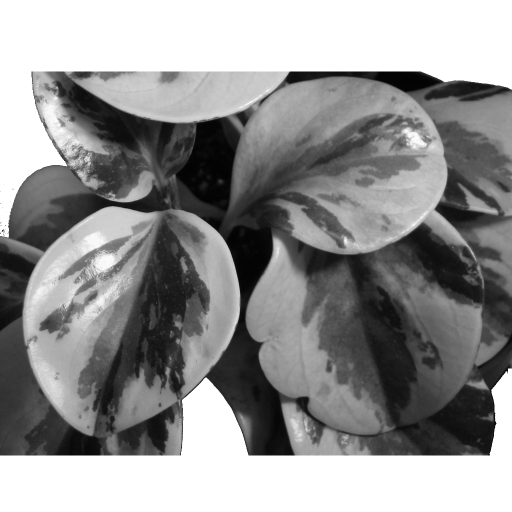
#> input picture StipplingOriginals/leaves_1024x1024_org.png, 1024 x 1024 px (shown at 1/2 size)
$ python take1.py   (Python 2 division)   (older library calls are emulated)
#> lines starting #> are read from the running program, lines starting #| are printed output that depends on the picture; long printed decimals are rounded
from pylab import *
from scipy import *
from scipy import misc, interpolate, spatial, random, ndimage

def nRandomImagePoint(image, n):
    imageCDF = 1.0 * image.cumsum(axis=0)
    colSum = image.sum(axis=0)

    # Avoid zero division rootnanny
    colSum[colSum == 0] = 1

    imageCDF /= colSum

    prob = (1.0 * colSum.cumsum()) / colSum.sum()

    pointContainer = []

    xInterp = interpolate.interp1d(prob, linspace(0.0, 1.0, prob.shape[0]))

    while( len(pointContainer) < n):
        xN = random.uniform( 0.0, 1.0 )

        x = xInterp(xN) * imageCDF.shape[1]

        print xN, x

        # Values of the columns straddling point
        colBelow = imageCDF[:,floor(x)]
        colAbove = imageCDF[:, ceil(x)]

        delta = ceil(x) - x

        # Weighted average of the two CDF's
        colCDF = (colBelow * delta) + (colAbove * (1.0-delta))

        if colCDF.sum() == 0:
            continue

        yInterp = interpolate.interp1d( colCDF, linspace(0.0, 1.0, colCDF.shape[0]))

        y = yInterp( random.uniform(0.0, 1.0)) * colCDF.shape[0]
        if (y == 0) or (y == colCDF.shape[0]):
            continue

        pointContainer.append((x,y))

    print array(pointContainer).shape
    return array(pointContainer).T

def reLabel(image, noZero = True):
    unq, rIdx = unique(image, return_inverse=True)

    rng = arange(unq.size, dtype=uint64)
    if noZero:
        rIdx += 1
        rng += 1
    return rIdx.reshape(image.shape), rng

size = 1024
nPoints = 500

img = 255-misc.imread("StipplingOriginals/leaves_1024x1024_org.png", flatten=True)
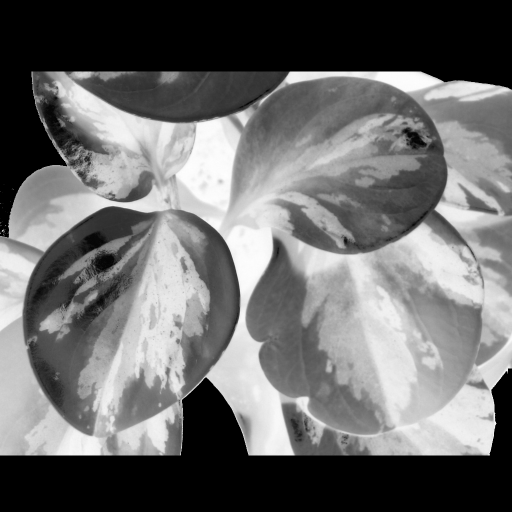
#> img: shape (1024, 1024) float32 (shown at 1/2 size); min 0, max 255, mean 109.2
shape = img.shape
#> shape = (1024, 1024)
xs, ys = nRandomImagePoint(img, nPoints)
#> in nRandomImagePoint, `imageCDF = 1.0 * image.cumsum(axis=0)`:
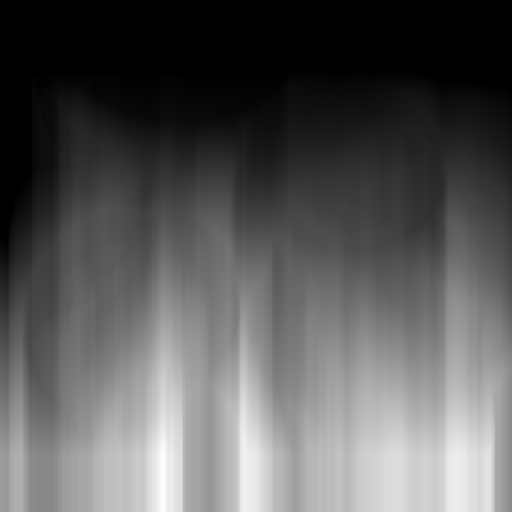
#> imageCDF: shape (1024, 1024) float32 (shown at 1/2 size); min 0, max 149045, mean 52221.7; drawn with min black and max white
#> in nRandomImagePoint, `colSum = image.sum(axis=0)`: colSum = 1024 values, max 149045 at index 327, min 78737 at index 76, mean 111853.3
#> in nRandomImagePoint, `imageCDF /= colSum`:
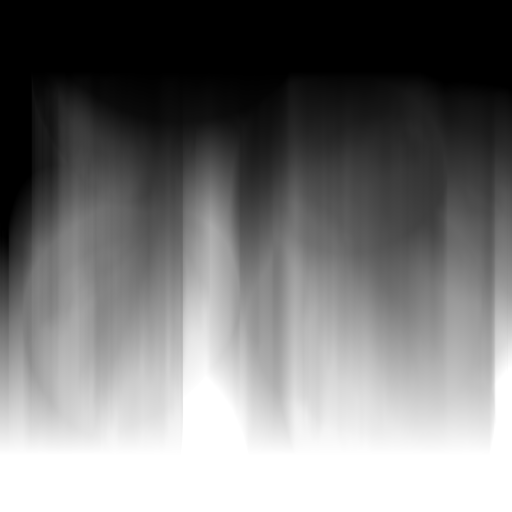
#> imageCDF: shape (1024, 1024) float32 (shown at 1/2 size); min 0, max 1, mean 0.468
#> in nRandomImagePoint, `prob = (1.0 * colSum.cumsum()) / colSum.sum()`: prob = 1024 values from 0.000805 to 1
#> the loop in nRandomImagePoint, `while( len(pointContainer) < n):` made 1 pass
#> x on pass 1: 584.7
#| 0.5488 584.716
#> after the loop in nRandomImagePoint, `while( len(pointContainer) < n):`: pointContainer = []
#> (the run stopped early here; a loop or call above may not have finished)

$ run again, with StipplingOriginals/plant2_400x400.png copied over StipplingOriginals/leaves_1024x1024_org.png
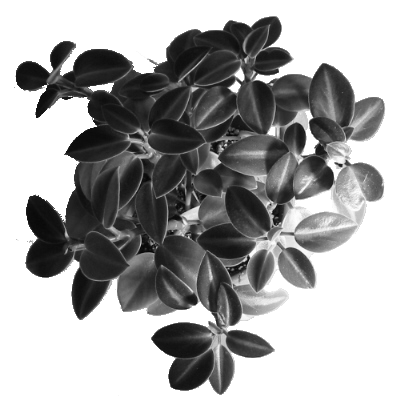
#> input picture StipplingOriginals/plant2_400x400.png, 400 x 400 px
#> in nRandomImagePoint, `imageCDF = 1.0 * image.cumsum(axis=0)`:
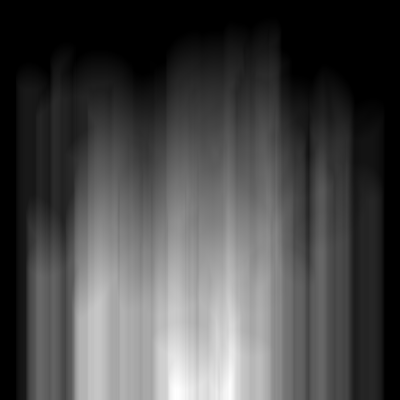
#> imageCDF: shape (400, 400) float32; min 0, max 70554, mean 19984.2; drawn with min black and max white
#> colSum = 400 values, max 70554 at index 175, min 0 at index 0, mean 36498.7
#> in nRandomImagePoint, `imageCDF /= colSum`:
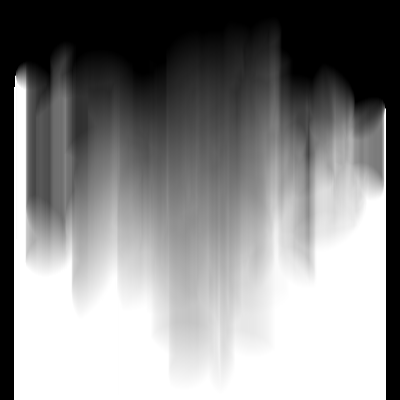
#> imageCDF: shape (400, 400) float32; min 0, max 1, mean 0.533
#> prob = 400 values from 6.85e-08 to 1
#> the loop in nRandomImagePoint, `while( len(pointContainer) < n):` made 1 pass
#> x on pass 1: 199.4
#> (printed output is left out)
#> after the loop in nRandomImagePoint, `while( len(pointContainer) < n):`: pointContainer = []

$ run again, with StipplingOriginals/plant4h.png copied over StipplingOriginals/leaves_1024x1024_org.png
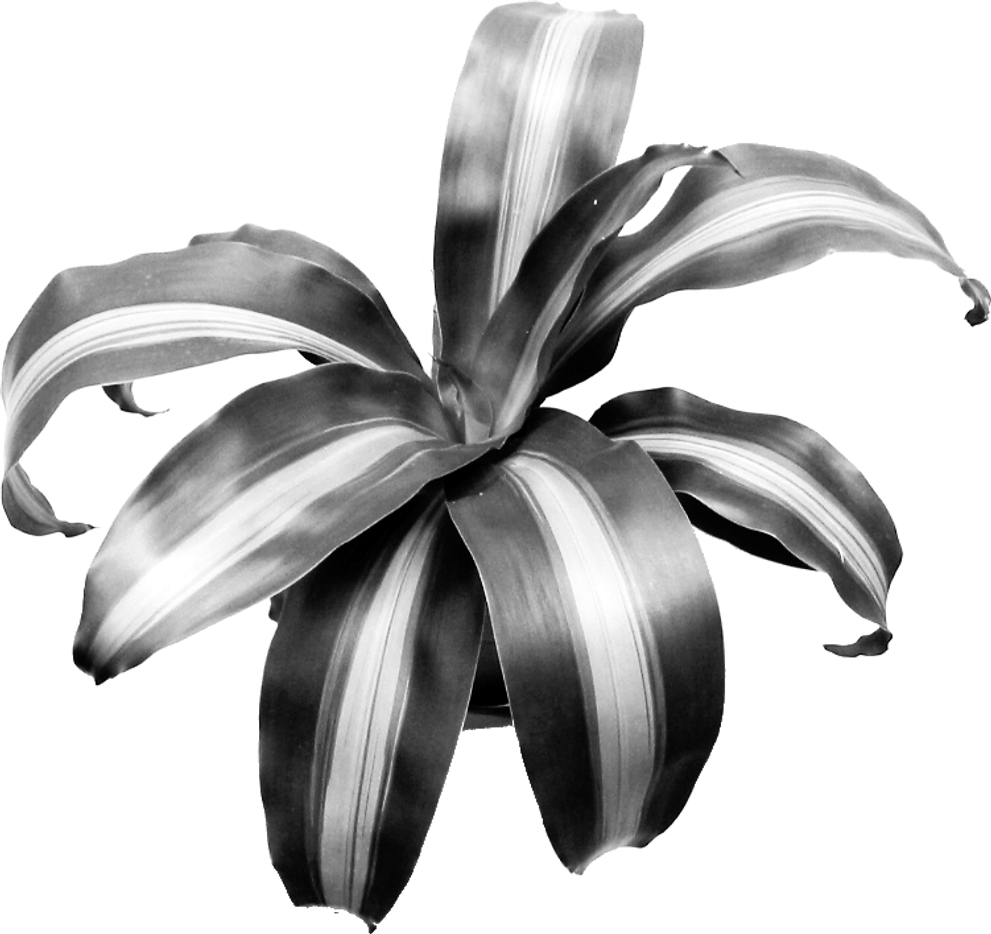
#> input picture StipplingOriginals/plant4h.png, 991 x 934 px
#> in nRandomImagePoint, `imageCDF = 1.0 * image.cumsum(axis=0)`:
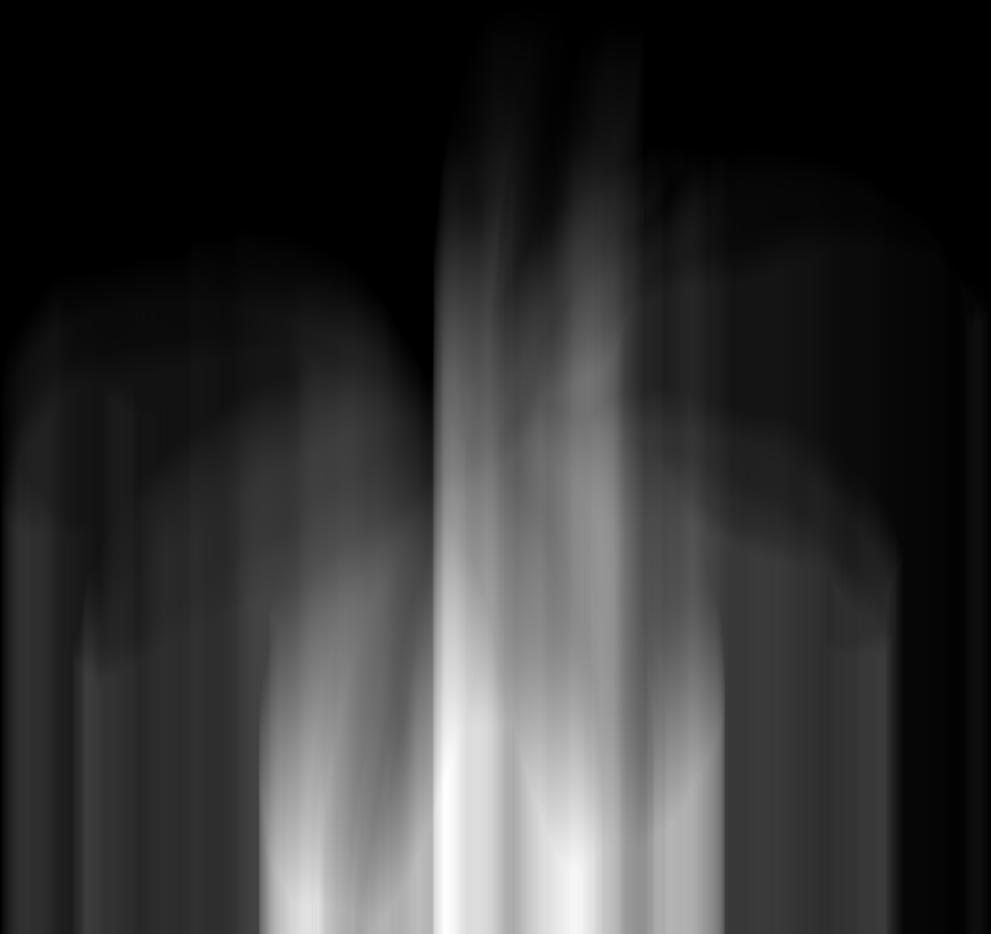
#> imageCDF: shape (934, 991) float32; min 0, max 125229, mean 25193.9; drawn with min black and max white
#> colSum = 991 values, max 125229 at index 445, min 440 at index 0, mean 54955.2
#> in nRandomImagePoint, `imageCDF /= colSum`:
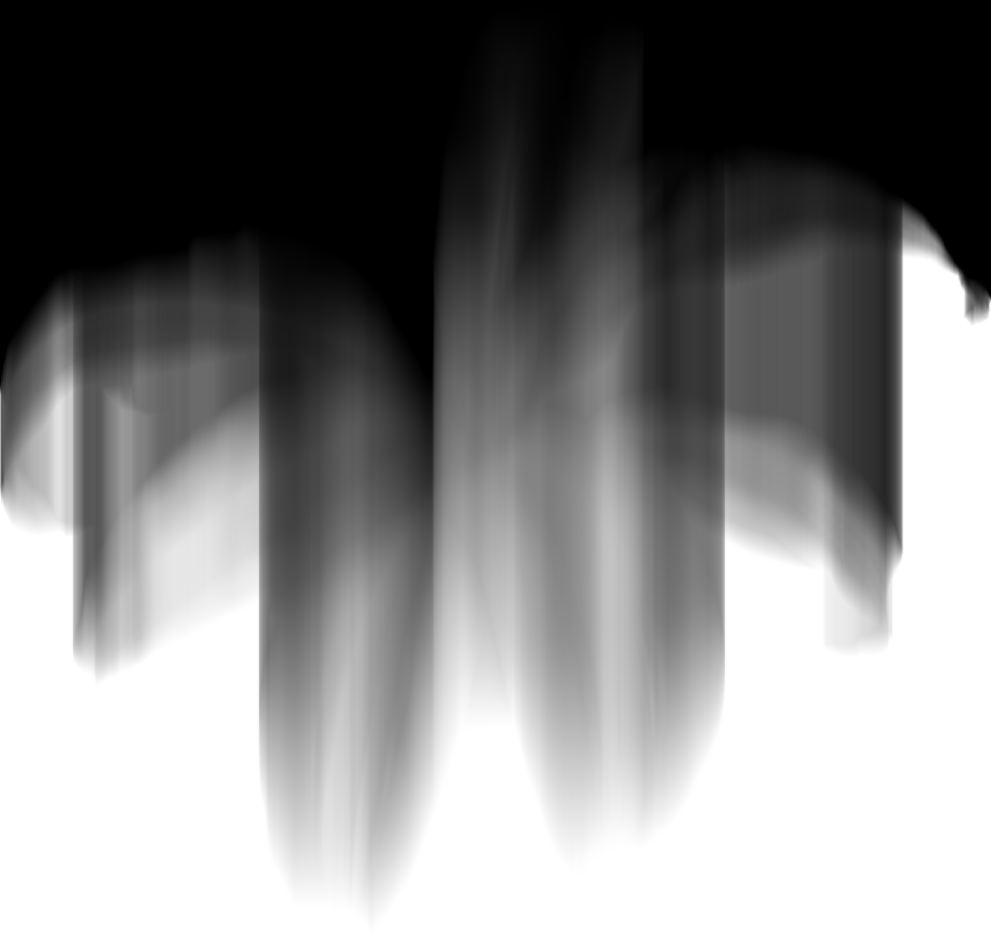
#> imageCDF: shape (934, 991) float32; min 0, max 1, mean 0.506
#> prob = 991 values from 8.08e-06 to 1
#> the loop in nRandomImagePoint, `while( len(pointContainer) < n):` made 1 pass
#> x on pass 1: 508.5
#> (printed output is left out)
#> after the loop in nRandomImagePoint, `while( len(pointContainer) < n):`: pointContainer = []

$ run again, with StipplingOriginals/plant5_700x700.png copied over StipplingOriginals/leaves_1024x1024_org.png
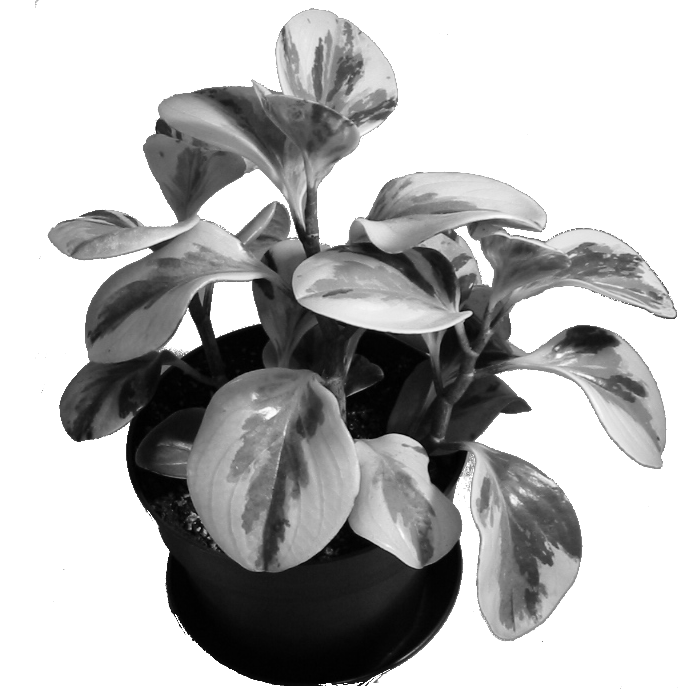
#> input picture StipplingOriginals/plant5_700x700.png, 700 x 700 px
#> in nRandomImagePoint, `imageCDF = 1.0 * image.cumsum(axis=0)`:
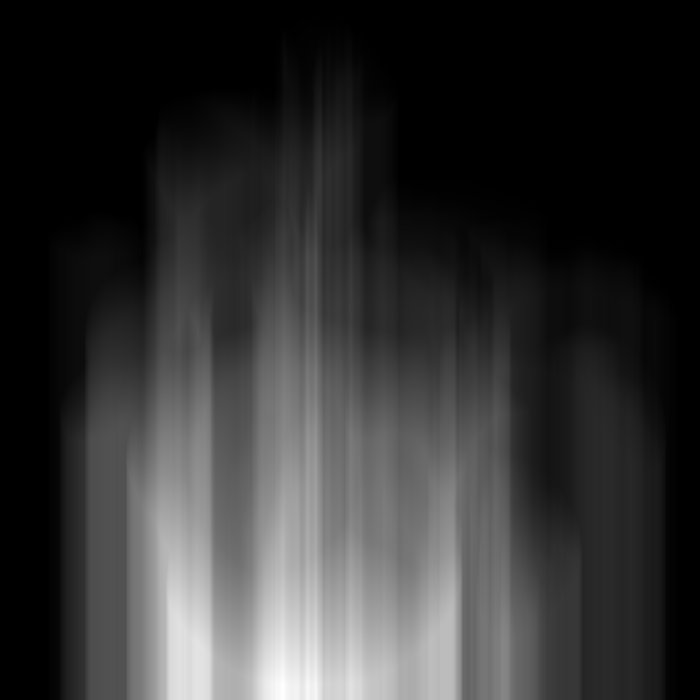
#> imageCDF: shape (700, 700) float32; min 0, max 107237, mean 21376.4; drawn with min black and max white
#> colSum = 700 values, max 107237 at index 282, min 0 at index 0, mean 50859.4
#> in nRandomImagePoint, `imageCDF /= colSum`:
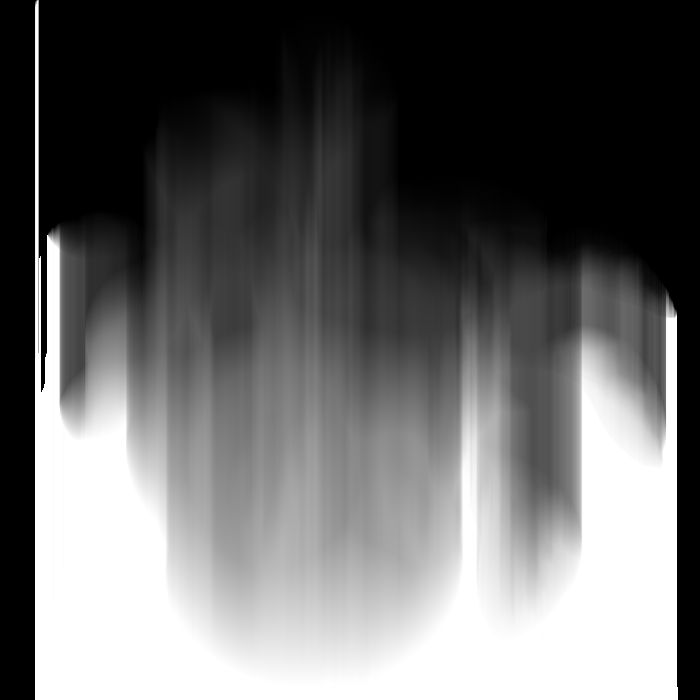
#> imageCDF: shape (700, 700) float32; min 0, max 1, mean 0.408
#> prob = 700 values from 2.81e-08 to 1
#> the loop in nRandomImagePoint, `while( len(pointContainer) < n):` made 1 pass
#> x on pass 1: 334.5
#> (printed output is left out)
#> after the loop in nRandomImagePoint, `while( len(pointContainer) < n):`: pointContainer = []
